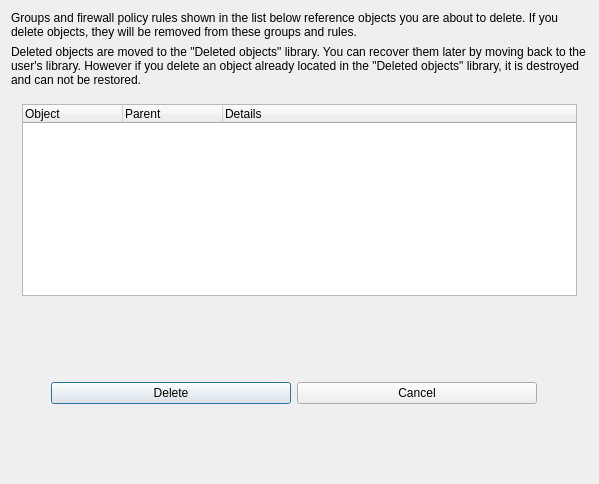
<ui version="4.0" >
 <class>ConfirmDeleteObjectDialog_q</class>
 <widget class="QDialog" name="ConfirmDeleteObjectDialog_q" >
  <property name="geometry" >
   <rect>
    <x>0</x>
    <y>0</y>
    <width>599</width>
    <height>484</height>
   </rect>
  </property>
  <property name="windowTitle" >
   <string>Firewall Builder</string>
  </property>
  <layout class="QGridLayout" >
   <item row="3" column="0" >
    <layout class="QHBoxLayout" >
     <item>
      <spacer>
       <property name="orientation" >
        <enum>Qt::Vertical</enum>
       </property>
       <property name="sizeType" >
        <enum>QSizePolicy::Expanding</enum>
       </property>
       <property name="sizeHint" >
        <size>
         <width>40</width>
         <height>20</height>
        </size>
       </property>
      </spacer>
     </item>
     <item>
      <widget class="QPushButton" name="pushButton1" >
       <property name="text" >
        <string>Delete</string>
       </property>
      </widget>
     </item>
     <item>
      <widget class="QPushButton" name="pushButton2" >
       <property name="text" >
        <string>Cancel</string>
       </property>
      </widget>
     </item>
     <item>
      <spacer>
       <property name="orientation" >
        <enum>Qt::Vertical</enum>
       </property>
       <property name="sizeType" >
        <enum>QSizePolicy::Expanding</enum>
       </property>
       <property name="sizeHint" >
        <size>
         <width>51</width>
         <height>20</height>
        </size>
       </property>
      </spacer>
     </item>
    </layout>
   </item>
   <item row="0" column="0" >
    <widget class="QLabel" name="textLabel1" >
     <property name="sizePolicy" >
      <sizepolicy vsizetype="Fixed" hsizetype="Preferred" >
       <horstretch>0</horstretch>
       <verstretch>0</verstretch>
      </sizepolicy>
     </property>
     <property name="text" >
      <string>Groups and firewall policy rules shown in the list below reference objects you are about to delete. If you delete objects, they will be removed from these groups and rules.</string>
     </property>
     <property name="alignment" >
      <set>Qt::AlignVCenter</set>
     </property>
     <property name="wordWrap" >
      <bool>true</bool>
     </property>
    </widget>
   </item>
   <item row="2" column="0" >
    <widget class="QFrame" name="FrameForList" >
     <property name="minimumSize" >
      <size>
       <width>500</width>
       <height>200</height>
      </size>
     </property>
     <property name="frameShape" >
      <enum>QFrame::NoFrame</enum>
     </property>
     <property name="frameShadow" >
      <enum>QFrame::Plain</enum>
     </property>
     <layout class="QGridLayout" >
      <item row="0" column="0" >
       <widget class="QTreeWidget" name="objectsView" >
        <property name="enabled" >
         <bool>true</bool>
        </property>
        <property name="selectionMode" >
         <enum>QAbstractItemView::NoSelection</enum>
        </property>
        <column>
         <property name="text" >
          <string>Object</string>
         </property>
        </column>
        <column>
         <property name="text" >
          <string>Parent</string>
         </property>
        </column>
        <column>
         <property name="text" >
          <string>Details</string>
         </property>
        </column>
       </widget>
      </item>
     </layout>
    </widget>
   </item>
   <item row="1" column="0" >
    <widget class="QLabel" name="textLabel1_2" >
     <property name="sizePolicy" >
      <sizepolicy vsizetype="Fixed" hsizetype="Preferred" >
       <horstretch>0</horstretch>
       <verstretch>0</verstretch>
      </sizepolicy>
     </property>
     <property name="text" >
      <string>Deleted objects are moved to the "Deleted objects" library. You can recover them later by moving back to the user's library. However if you delete an object already located in the "Deleted objects" library, it is destroyed and can not be restored.</string>
     </property>
     <property name="alignment" >
      <set>Qt::AlignVCenter</set>
     </property>
     <property name="wordWrap" >
      <bool>true</bool>
     </property>
    </widget>
   </item>
  </layout>
 </widget>
 <layoutdefault spacing="6" margin="11" />
 <tabstops>
  <tabstop>objectsView</tabstop>
  <tabstop>pushButton1</tabstop>
  <tabstop>pushButton2</tabstop>
 </tabstops>
 <resources/>
 <connections>
  <connection>
   <sender>pushButton1</sender>
   <signal>clicked()</signal>
   <receiver>ConfirmDeleteObjectDialog_q</receiver>
   <slot>accept()</slot>
   <hints>
    <hint type="sourcelabel" >
     <x>20</x>
     <y>20</y>
    </hint>
    <hint type="destinationlabel" >
     <x>20</x>
     <y>20</y>
    </hint>
   </hints>
  </connection>
  <connection>
   <sender>pushButton2</sender>
   <signal>clicked()</signal>
   <receiver>ConfirmDeleteObjectDialog_q</receiver>
   <slot>reject()</slot>
   <hints>
    <hint type="sourcelabel" >
     <x>20</x>
     <y>20</y>
    </hint>
    <hint type="destinationlabel" >
     <x>20</x>
     <y>20</y>
    </hint>
   </hints>
  </connection>
 </connections>
</ui>
